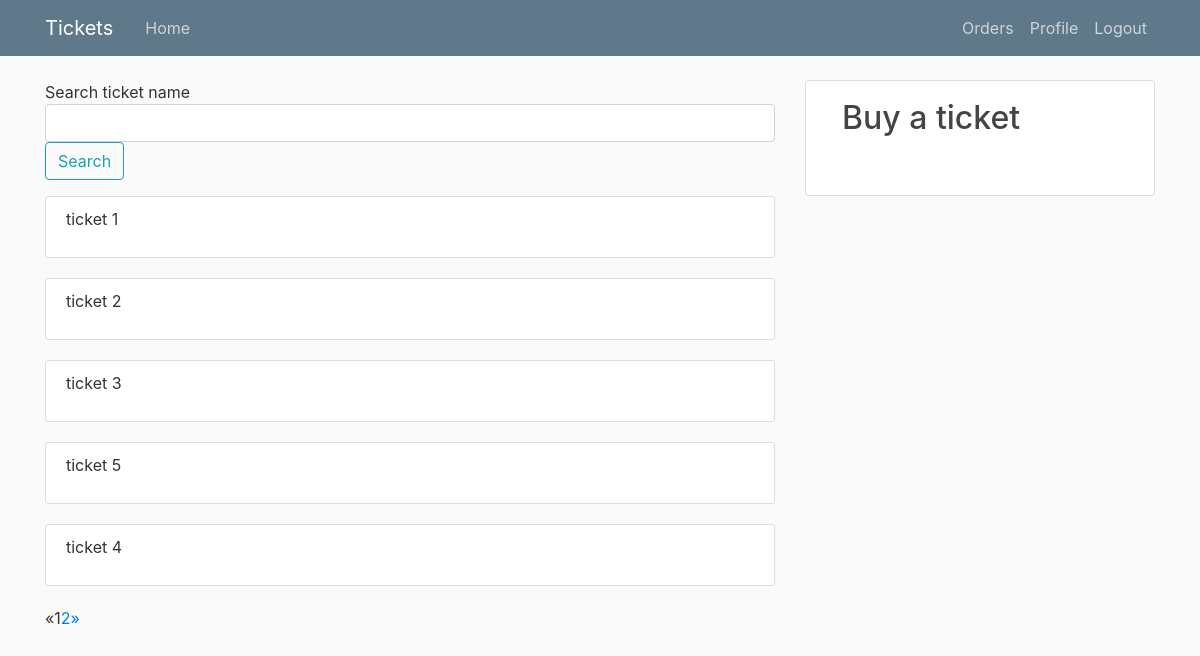
Page /orders (signed in) on the committed database.
### tickets_app/models.py (models this page shows, shortened)
class Order(models.Model):
    user = models.ForeignKey(User, verbose_name=_("User"), on_delete=models.CASCADE, related_name="order")
    ticket = models.ForeignKey(Ticket, verbose_name=("Ticket"), on_delete=models.CASCADE, related_name="tk_order")
    class Meta:
        verbose_name = _('Order')
        verbose_name_plural = _('Orders')

class Ticket(models.Model):
    name = models.CharField(max_length=100, verbose_name=_("Name"))
    price = models.DecimalField(max_digits=4, decimal_places=2, verbose_name=_('Price'))
    start_date = models.DateTimeField(verbose_name=_("Start Date"))
    end_date = models.DateTimeField(verbose_name=_("End date"))
    barcode = models.PositiveSmallIntegerField(verbose_name=_("Barcode"), unique=True)
    def __str__(self):
        return self.name
    class Meta:
        verbose_name = _('Ticket')
        verbose_name_plural = _('tickets')

### tickets_app/views.py (the view)
# urls.py: path("orders", ticket_views.orders, name="orders"),
@login_required
def orders(request: WSGIRequest) -> HttpResponse:
    user = request.user
    orders = Order.objects.filter(user=user)
    q = request.GET.get('q')
    if q:
        orders = Order.objects.filter(Q(ticket__name__icontains=q), Q(user=user))
    page = request.GET.get('page', 1)
    paginator = Paginator(orders, 5)
    try:
        orders = paginator.page(page)
    except PageNotAnInteger:
        orders = paginator.page(1)
    except EmptyPage:
        orders = paginator.page(paginator.num_pages)
    return render(request, "tickets_app/orders.html", context={
        "orders": orders,
    })

### tickets_app/templates/tickets_app/orders.html
{% extends "tickets_app/base.html" %}
{% block content %}
<form method="GET" action="orders">
  Search ticket name
  <div class = "form-group">
      <input class = "textinput textInput form-control" id="search_order" type="text" name="q" value="{{ request.GET.q }}">
      <button class = "btn btn-outline-info" >Search</button>
  </div>
</form>
  {% for order in orders %}
      <div class = "content-section">
          <p>{{order.ticket}}</p>
      </div>
  {% endfor %}
  {% if orders.has_other_pages %}
      <ul class="pagination">
        {% if orders.has_previous %}
          <li><a href="?page={{ orders.previous_page_number }}">&laquo;</a></li>
        {% else %}
          <li class="disabled"><span>&laquo;</span></li>
        {% endif %}
        {% for i in orders.paginator.page_range %}
          {% if orders.number == i %}
            <li class="active"><span>{{ i }} <span class="sr-only">(current)</span></span></li>
          {% else %}
            <li><a href="?page={{ i }}">{{ i }}</a></li>
          {% endif %}
        {% endfor %}
        {% if orders.has_next %}
          <li><a href="?page={{ orders.next_page_number }}">&raquo;</a></li>
        {% else %}
          <li class="disabled"><span>&raquo;</span></li>
        {% endif %}
      </ul>
  {% endif %}
{% endblock content%}

### tickets_app/static/tickets_app/main.css (style rules this page uses)
body { background: #fafafa; color: #333333; margin-top: 5rem; }
ul { margin: 0; }
.content-section { background: #ffffff; padding: 10px 20px; border: 1px solid #dddddd; border-radius: 3px; margin-bottom: 20px; }

### rows in the picture
Order: ticket "ticket 1"
Order: ticket "ticket 2"
Order: ticket "ticket 3"
Order: ticket "ticket 5"
Order: ticket "ticket 4"

### other values in the picture
{{ i }} "1"
{{ i }} "2"
